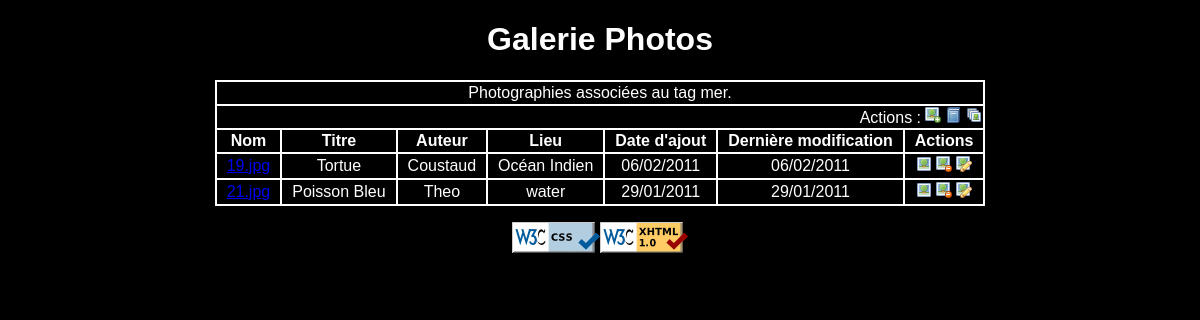
The page /index.php?tag=15 on the database its author committed.
### tables this page shows
CREATE TABLE IF NOT EXISTS `gd_tags` (
  `id` int(11) NOT NULL AUTO_INCREMENT,
  `tag` varchar(50) NOT NULL,
  PRIMARY KEY (`id`),
  KEY `tag` (`tag`)
);

CREATE TABLE IF NOT EXISTS `gd_photos` (
  `id` int(11) NOT NULL AUTO_INCREMENT,
  `chemin_photo` text NOT NULL,
  `chemin_thumbnail` text NOT NULL,
  `nom` text NOT NULL,
  `titre_photo` varchar(100) NOT NULL,
  `auteur` varchar(50) NOT NULL,
  `lieu` varchar(100) NOT NULL,
  `date_up` date NOT NULL,
  `date_modify` date NOT NULL,
  `ip_add` varchar(15) NOT NULL,
  `ip_modify` varchar(15) NOT NULL,
  PRIMARY KEY (`id`)
);

### Date.class.php (called while the page is built, shortened)
<?php
Class Date {
	public static function DateSQLToFrench($date){
		$date=explode("-",$date);
		$date_s=$date[2]."/".$date[1]."/".$date[0];
		return $date_s;
	}
}
?>

### index.php (the view, shortened to what this page needs)
<?php
require_once('Date.class.php');
if(isset($_GET['tag'])){$tag = $_GET['tag'];} else{$tag = "";}
$Erreur="";
$nom_tag="";
if($tag == ""){
	$sql = "SELECT id, nom, titre_photo, auteur, lieu, date_up, date_modify FROM gd_photos;";
}
else{
	$sql = "SELECT id, nom, titre_photo, auteur, lieu, date_up, date_modify FROM gd_photos
			WHERE id IN (SELECT id_ph FROM gd_liensphta WHERE id_ta='".mysql_escape_string($tag)."');";
}
$result = mysql_query($sql);
if (!$result){
	die('Requete invalide : ' . mysql_error());
}
else {
	if(mysql_num_rows($result) > 0){
		while ($row =mysql_fetch_assoc($result)){
	        $tableau_photos[$row['id']]=$row;
		}
	}
	else {
		$Erreur="Pas de photos à afficher.";
	}
}
if($tag != ""){
	$sql = "SELECT tag FROM gd_tags WHERE id='".mysql_escape_string($tag)."';";
	$result = mysql_query($sql);
	if (!$result){
		die('Requete invalide : ' . mysql_error());
	}
	else {
		if(mysql_num_rows($result) == 1){
			while ($row =mysql_fetch_row($result)){
		        $nom_tag=$row[0];
			}
		}
	}
}
?>
<!DOCTYPE html PUBLIC "-//W3C//DTD XHTML 1.0 Strict//EN" "http://www.w3.org/TR/xhtml1/DTD/xhtml1-strict.dtd">
<html xmlns="http://www.w3.org/1999/xhtml" lang="fr" xml:lang="fr">
<head>
<link rel="stylesheet" href="style.css" type="text/css"></link>
</head>
<body>
	<h1>Galerie Photos</h1>
	<table class="index">
	<?php
		if($nom_tag!=""){
			echo "<tr class=\"index\"><td colspan=\"7\" class=\"index\">Photographies associées au tag $nom_tag.</td></tr> ";
		}
	?>
		<tr  class="index">
		<td colspan="7" class="menu_table">Actions : <a href="upload.php"><img src="pictures/picture_add.png" alt="Upload" title="Ajouter une image" /></a>
			<a href="tags.php"><img src="pictures/book.png" alt="Gestion tags" title="Gestion des tags" /></a>
			<a href="index.php"><img src="pictures/pictures.png" alt="Index" title="Recharger cette page sans option." /></a>
			</td>
		</tr>
		<tr class="titre">
			<td  class="index">Nom</td>
			<td  class="index">Titre</td>
			<td  class="index">Auteur</td>
			<td  class="index">Lieu</td>
			<td  class="index">Date d'ajout</td>
			<td  class="index">Derni&egrave;re modification</td>
			<td  class="index">Actions</td>
		</tr>
	<?php
		if($Erreur==""){
			foreach($tableau_photos as $key => $value){
				echo "
					<tr  class=\"index\">
						<td  class=\"index\"><a href=\"picture.php?picture=view_".$value['id']."\">".$value['nom']."</a></td>
						<td  class=\"index\">".$value['titre_photo']."</td>
						<td  class=\"index\">".$value['auteur']."</td>
						<td  class=\"index\">".$value['lieu']."</td>
						<td  class=\"index\">".Date::DateSQLToFrench($value['date_up'])."</td>
						<td  class=\"index\">".Date::DateSQLToFrench($value['date_modify'])."</td>
						<td  class=\"index\">
							<a href=\"picture.php?picture=view_".$value['id']."\" ><img src=\"pictures/picture.png\" alt=\"Visualiser Photo\" title=\"Visualiser la photo\" /></a>
							<a href=\"picture.php?picture=dele_".$value['id']."\" ><img src=\"pictures/picture_delete.png\" alt=\"Suppression Photo\" title=\"Supprimer la photo\" /></a>
							<a href=\"edit.php?id=".$value['id']."\" ><img src=\"pictures/picture_edit.png\" alt=\"Edition Photo\" title=\"Editer la photo\" /></a>
						</td>
					</tr>
				";
			}
		}
		else{
			echo "<tr  class=\"index\"><td colspan=\"7\" class=\"index\"><p class=\"Erreurs1\">$Erreur</p></td></tr>";
		}
	?>
	</table>
	<?php require_once('footer.php'); ?>
</body>
</html>

### style.css (style rules this page uses)
body { font-family:arial, verdana, sans-serif; background-color:black; color:#FFFFFF; }
img { border:0px; }
h1, h2.mil { text-align:center; }
.titre { font-weight:bold; }
.menu_table { text-align:right; }
table.index { border:2px solid white; margin:auto; border-collapse:collapse; }
tr.index { border:2px solid white; }
td.index { text-align:center; border:2px solid white; padding:2px 10px 2px 10px; }

### rows shown on the page
gd_tags: tag "mer"
gd_photos: nom "19.jpg", titre_photo "Tortue", auteur "Coustaud", lieu "Océan Indien", date_up "06/02/2011", date_modify "06/02/2011"
gd_photos: nom "21.jpg", titre_photo "Poisson Bleu", auteur "Theo", lieu "water", date_up "29/01/2011", date_modify "29/01/2011"
